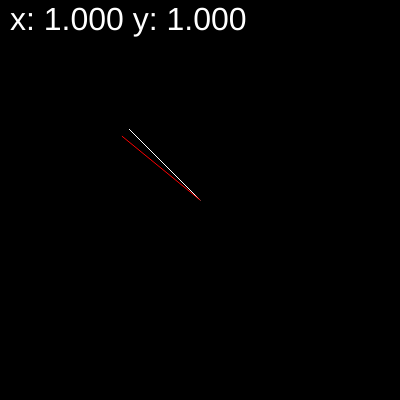
Frame 1 (no input)
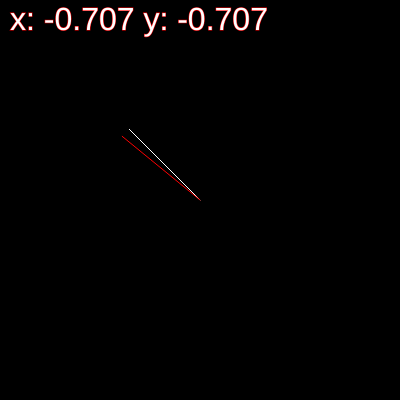
Frame 60 (no input)
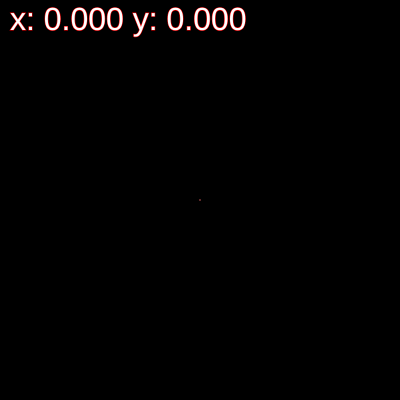
Frame 120 (the mouse pressed at the canvas centre since frame 60)

The p5.js sketch that drew these frames (run headless with seeded random() and noise() and a simulated clock; from frame 60 on, the mouse is pressed at the canvas centre):

// p5.js sketch
// ── sketch.js
let vectorX;
let vectorAX;
const matrix = [[0.8, 0.3], [0.2, 0.7]];

function setup() {
  createCanvas(400, 400);
  vectorX = new VectorObj(width/2, height/2);
  vectorAX = new VectorObj(width/2, height/2);
}

function draw() {
  background(0);
  textSize(32);
  fill(255);
  text('x: ' + vectorX.dir.x.toFixed(3) + ' y: ' +  vectorX.dir.y.toFixed(3),10,30)
  vectorX.lookAt(mouseX, mouseY);
  vectorX.show('white');
  vectorAX.dir.x = matrix[0][0] * vectorX.dir.x + matrix[0][1] * vectorX.dir.y;
  vectorAX.dir.y = matrix[1][0] * vectorX.dir.x + matrix[1][1] * vectorX.dir.y;
  vectorAX.show('red');

}
// ── VectorObj.js
class VectorObj{
  constructor(x, y)
  {
    this.pos = createVector(x, y)
    this.dir = createVector(1, 1)
  }
  
  lookAt(x,y)
{
  this.dir.x = x - this.pos.x
  this.dir.y = y - this.pos.y
  this.dir.normalize()
}  
  show(colorVal)
  {
    stroke(colorVal)
    push()
    translate(this.pos.x, this.pos.y)
    line(0, 0, this.dir.x * 100, this.dir.y * 100)
    pop()
  }
}
